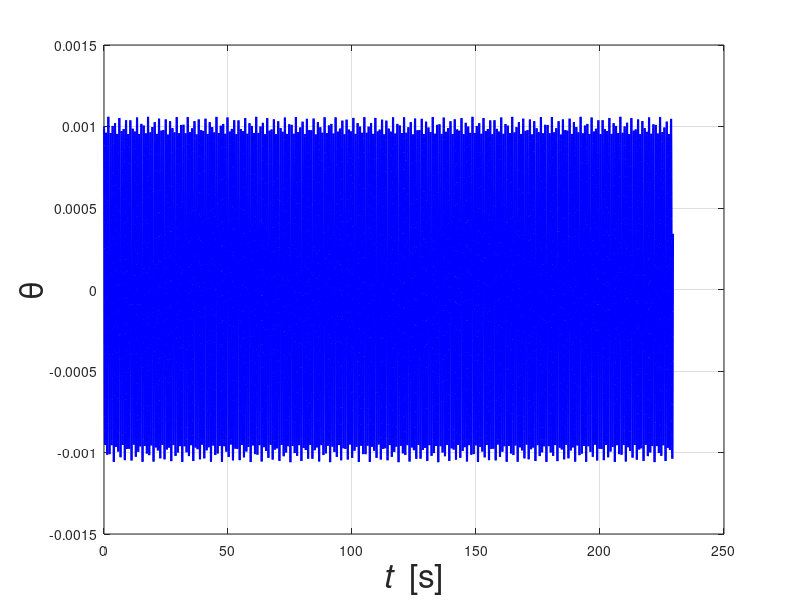
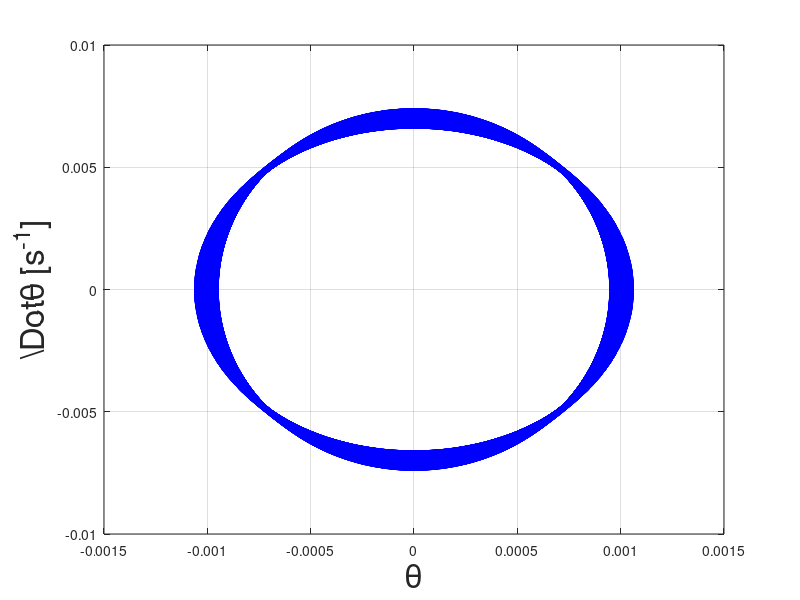

Source code (MATLAB) for these figures, in order:
clc; clear; close all;

data = load('2_3_b.txt');

t = data(:, 1);
theta = data(:, 2);
thetadot = data(:, 3);

lw = 1.5;
fs = 24;

fig1 = figure;
plot(t, theta, 'LineWidth', lw, 'Color', 'blue');
xlabel('\it{t} \rm [s]', 'FontSize', fs);
ylabel('\theta', 'FontSize', fs);
%legend('\alpha = 0.5', 'Location','best')
grid on;

fig2 = figure;
plot(theta, thetadot, 'LineWidth', lw, 'Color', 'blue');
xlabel('\theta', 'FontSize', fs);
ylabel('\Dot{\theta} [s^{-1}]', 'FontSize', fs);
%legend('\alpha = 0.5', 'Location','best')
grid on;